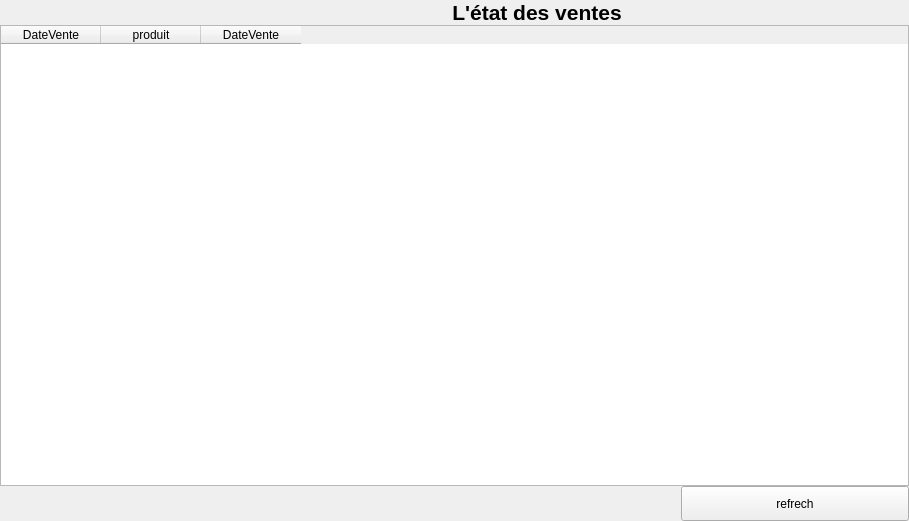
            <widget class="QWidget" name="page_etat_ventes">
             <layout class="QGridLayout" name="gridLayout_14">
              <property name="leftMargin">
               <number>0</number>
              </property>
              <property name="topMargin">
               <number>0</number>
              </property>
              <property name="rightMargin">
               <number>0</number>
              </property>
              <property name="bottomMargin">
               <number>0</number>
              </property>
              <property name="spacing">
               <number>0</number>
              </property>
              <item row="0" column="0">
               <spacer name="horizontalSpacer_31">
                <property name="orientation">
                 <enum>Qt::Horizontal</enum>
                </property>
                <property name="sizeHint" stdset="0">
                 <size>
                  <width>414</width>
                  <height>20</height>
                 </size>
                </property>
               </spacer>
              </item>
              <item row="0" column="1">
               <widget class="QLabel" name="label_18">
                <property name="maximumSize">
                 <size>
                  <width>501</width>
                  <height>31</height>
                 </size>
                </property>
                <property name="text">
                 <string>&lt;html&gt;&lt;head/&gt;&lt;body&gt;&lt;p align=&quot;center&quot;&gt;&lt;span style=&quot; font-size:16pt; font-weight:700;&quot;&gt;L'état des ventes&lt;/span&gt;&lt;/p&gt;&lt;/body&gt;&lt;/html&gt;</string>
                </property>
               </widget>
              </item>
              <item row="0" column="2" colspan="2">
               <spacer name="horizontalSpacer_30">
                <property name="orientation">
                 <enum>Qt::Horizontal</enum>
                </property>
                <property name="sizeHint" stdset="0">
                 <size>
                  <width>287</width>
                  <height>20</height>
                 </size>
                </property>
               </spacer>
              </item>
              <item row="1" column="0" colspan="4">
               <widget class="QTableWidget" name="table_ventes">
                <property name="minimumSize">
                 <size>
                  <width>852</width>
                  <height>461</height>
                 </size>
                </property>
                <property name="styleSheet">
                 <string notr="true"/>
                </property>
                <column>
                 <property name="text">
                  <string>DateVente</string>
                 </property>
                </column>
                <column>
                 <property name="text">
                  <string>produit</string>
                 </property>
                </column>
                <column>
                 <property name="text">
                  <string>DateVente</string>
                 </property>
                </column>
               </widget>
              </item>
              <item row="2" column="0" colspan="3">
               <spacer name="horizontalSpacer_29">
                <property name="orientation">
                 <enum>Qt::Horizontal</enum>
                </property>
                <property name="sizeHint" stdset="0">
                 <size>
                  <width>681</width>
                  <height>20</height>
                 </size>
                </property>
               </spacer>
              </item>
              <item row="2" column="3">
               <widget class="QPushButton" name="btn_refrech_ventes">
                <property name="minimumSize">
                 <size>
                  <width>228</width>
                  <height>35</height>
                 </size>
                </property>
                <property name="maximumSize">
                 <size>
                  <width>221</width>
                  <height>35</height>
                 </size>
                </property>
                <property name="styleSheet">
                 <string notr="true"/>
                </property>
                <property name="text">
                 <string>refrech</string>
                </property>
               </widget>
              </item>
             </layout>
            </widget>
